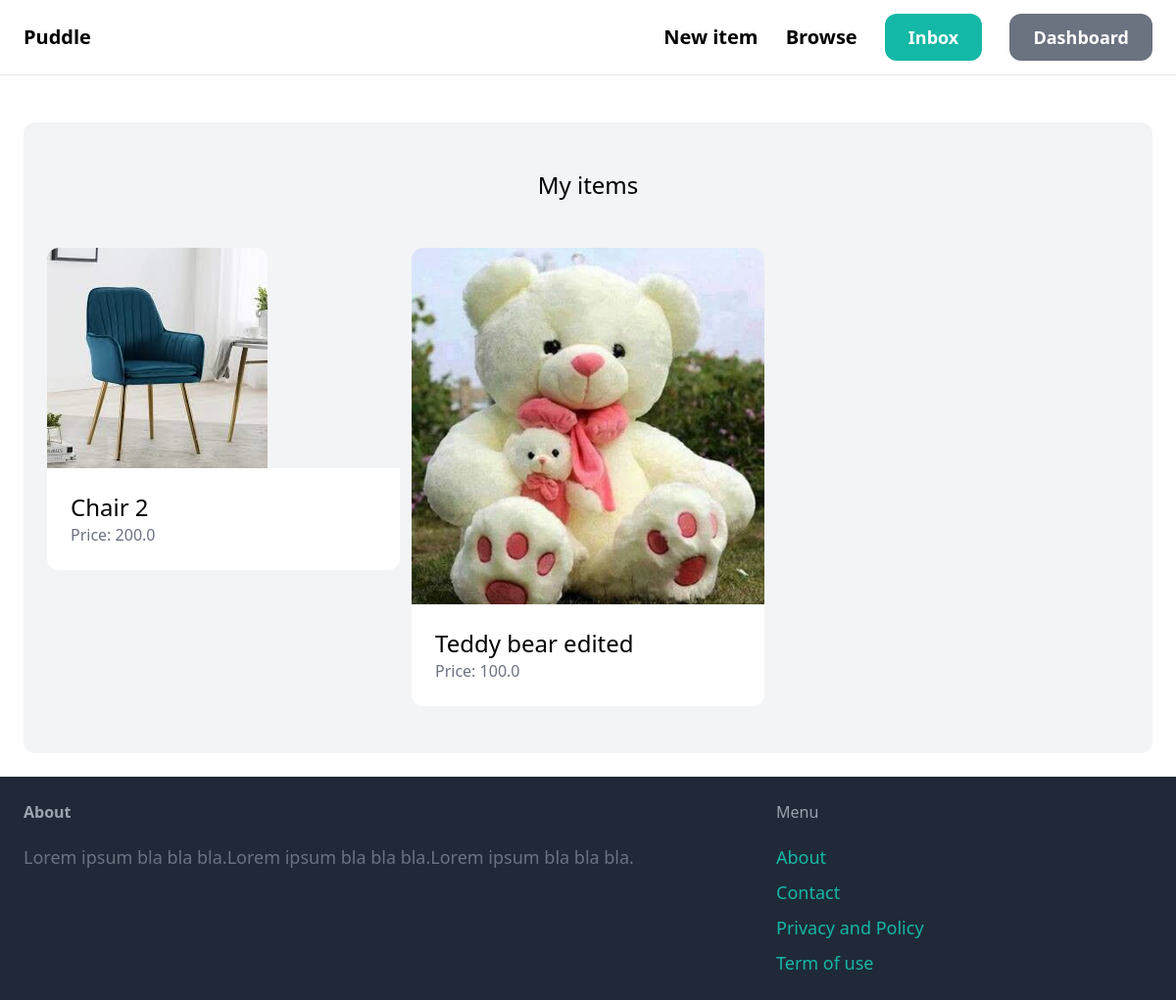
The page /dashboard/ (signed in) on the database its author committed.
### item/models.py (models this page shows, shortened)
class Item(models.Model):
    category=models.ForeignKey(Category, related_name='items', on_delete=models.CASCADE)
    name=models.CharField(max_length=255)
    description=models.TextField(blank=True, null=True)
    price=models.FloatField()
    image=models.ImageField(upload_to='item_images',blank=True,null=True)
    is_sold=models.BooleanField(default=False)
    created_by=models.ForeignKey(User, related_name='items', on_delete=models.CASCADE)
    created_at=models.DateTimeField(auto_now_add=True)

### dashboard/views.py (the view)
# urls.py: path('', views.index,name='index'),
@login_required
def index(request):
    items=Item.objects.filter(created_by=request.user)
    return render(request, 'dashboard/index.html', {
        'items': items,
    })

### dashboard/templates/dashboard/index.html (shortened to what this page needs)
{% extends 'core/base.html' %}
{% block content %}
    <div class="mt-6 px-6 py-12 bg-gray-100 rounded-xl">
        <h2 class="mb-12 text-2xl text-center">My items</h2>
        <div class="grid grid-cols-3 gap-3">
            {% for item in items %}
                <div>
                    <a href="{% url 'item:detail' item.id %}">
                        <div>
                            <img src="{{ item.image.url }}" class="rounded-t-xl">
                        </div>
                        <div class="p-6 bg-white rounded-b-xl">
                            <h2 class="text-2xl">{{ item.name }}</h2>
                            <p class="text-gray-500">Price: {{ item.price }}</p>
                        </div>
                    </a>
                </div>
            {% endfor %}
        </div>
    </div>
{% endblock %}

### rows shown on the page
Item: image (picture), name "Chair 2", price "200.0"
Item: image (picture), name "Teddy bear edited", price "100.0"
